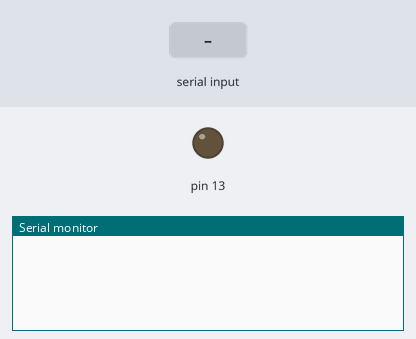
The sketch below on a simulated Arduino Uno, built with avr-gcc and run on an emulated ATmega328P. Shown: output pins drawn as LEDs (lit = HIGH), the last lines printed to the serial monitor. The inputs (shaded band) are chosen by the test bench.

Above: at 1.2 s.
1.3 s: "STOP" received over Serial
At 3.5 s:
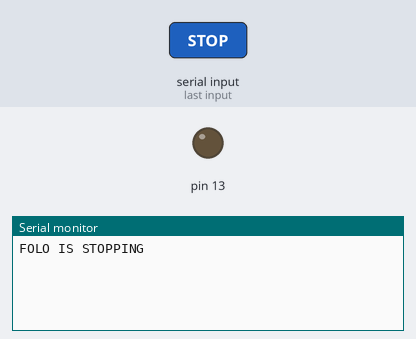
3.8 s: "FORWARD" received over Serial
At 5.4 s:
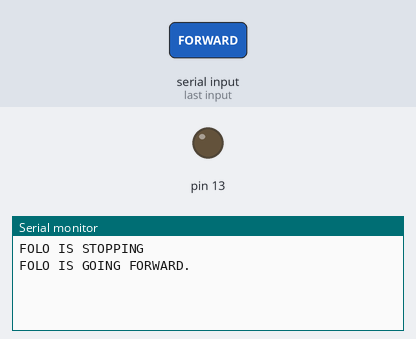
6.3 s: "BACK" received over Serial
At 8.4 s:
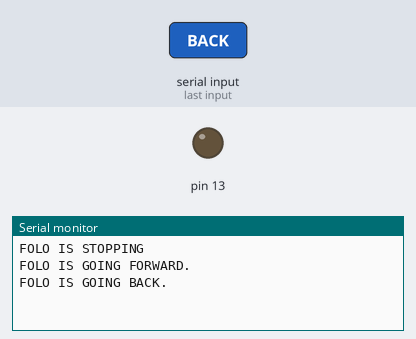

The sketch:

sketch_190903a_Serial_arduino_motTest.ino
```cpp
//シリアル通信(PC⇔Arduino)

// 定義
/*#define STOP 0
#define FORWARD 1
#define BACK 2
#define RIGHT 3
#define LEFT 4
*/

// 変数
String data;
char led;

void setup() {
 Serial.begin(9600);
 pinMode(13, OUTPUT);
}

void loop(){
  if (Serial.available() > 0) {
    data = Serial.readString();
    if(data == "STOP"){
      Serial.println("FOLO IS STOPPING");
    }else if(data == "FORWARD"){
      Serial.println("FOLO IS GOING FORWARD.");
    }else if(data == "BACK"){
      Serial.println("FOLO IS GOING BACK.");
    }else if(data == "RIGHT"){
      Serial.println("FOLO IS TURNING RIGHT.");
    }else if(data == "LEFT"){
      Serial.println("FOLO IS TURNING LEFT.");
    }else{
      Serial.println("YOUR ORDER IS NOT AVAILABLE");
    }
  }else{
    ;
  }
}
```

Measured:
- after the input at 1.3 s, the serial monitor: prints a new line after 1.0 s (image 1)
- after the input at 3.8 s, the serial monitor: prints a new line after 1.0 s (image 2)
- after the input at 6.3 s, the serial monitor: prints a new line after 1.0 s (image 3)
